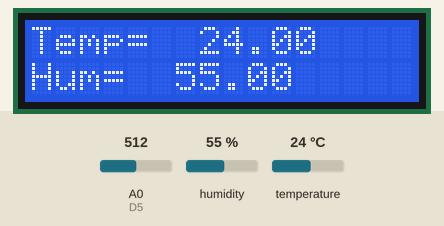
A sketch run on a simulated Arduino Uno, built with avr-gcc and run on an emulated ATmega328P. Shown: 16×2 character LCD. The inputs (shaded band) are chosen by the test bench; at power-on: humidity 55 %, temperature 24 °C, A0 (D5) = 512. What the sketch prints to the serial monitor is not drawn.

Above: at 2.9 s.
3.0 s: humidity set to 22 %
At 10.0 s:
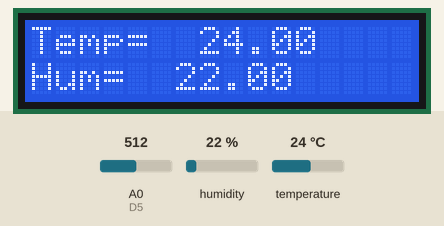
10.5 s: temperature set to 12 °C
At 17.3 s:
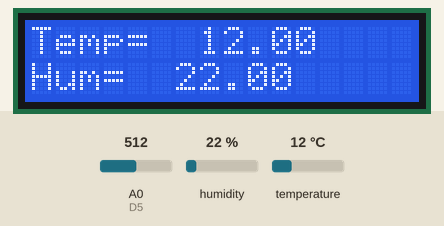
17.7 s: A0 (D5) set to 485
24.9 s: A0 (D5) set to 454
32.1 s: humidity set to 40 %
At 38.0 s:
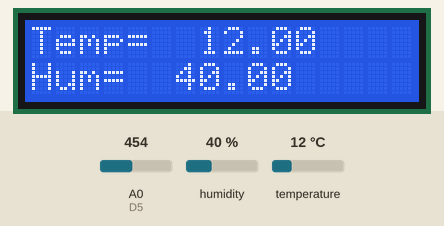
39.3 s: temperature set to 19 °C
At 45.3 s:
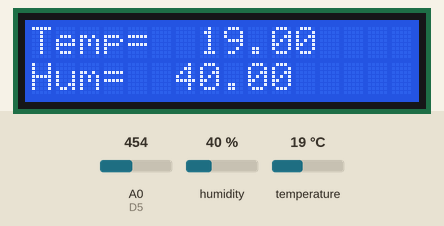
Timing chart, 0 to 46.8 s (numbered marks = the images above; inputs shaded):
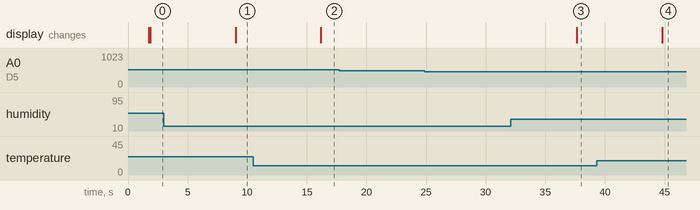

The sketch:

Proyecto_Interfaces_Adafruit.ino.ino
```cpp
#define D0 16
//#define D1 5 SCL para Display
//#define D2 4 SDA para Display
#define D3 0
#define D4 2
#define D5 14
#define D6 12
#define D7 13
#define D8 15

#include <Adafruit_Sensor.h>
#include <DHT.h>
#include <DHT_U.h>
#include <LiquidCrystal_I2C.h>

//Credenciales adafruit

#define IO_USERNAME  "jonloredo"
#define IO_KEY       "41a895c49a304c1eb9786a6900b6b54e"


//Credenciales Wifi

/******************************* WIFI **************************************/

/*#define WIFI_SSID   "Totalplay-549E"
#define WIFI_PASS   "549EC05675mRFp3U"*/

#define WIFI_SSID   "jonloredoWiFi"
#define WIFI_PASS   "labrador86"

#include "AdafruitIO_WiFi.h"

#if defined(USE_AIRLIFT) || defined(ADAFRUIT_METRO_M4_AIRLIFT_LITE)
  // Configure the pins used for the ESP32 connection
  #if !defined(SPIWIFI_SS) // if the wifi definition isnt in the board variant
    // Don't change the names of these #define's! they match the variant ones
    #define SPIWIFI SPI
    #define SPIWIFI_SS 10  // Chip select pin
    #define SPIWIFI_ACK 9  // a.k.a BUSY or READY pin
    #define ESP32_RESETN 6 // Reset pin
    #define ESP32_GPIO0 -1 // Not connected
  #endif
  AdafruitIO_WiFi io(IO_USERNAME, IO_KEY, WIFI_SSID, WIFI_PASS, SPIWIFI_SS, SPIWIFI_ACK, ESP32_RESETN, ESP32_GPIO0, &SPIWIFI);
#else
  AdafruitIO_WiFi io(IO_USERNAME, IO_KEY, WIFI_SSID, WIFI_PASS);
#endif

/**********************************************/

#define DHTTYPE DHT11

// DHT Sensor
uint8_t DHTPin = D5;

// Initialize DHT sensor.
DHT dht(DHTPin, DHTTYPE);


// set up the 'temperature' and 'humidity' feeds
AdafruitIO_Feed *temperatura2io = io.feed("temperatura_dht11");
AdafruitIO_Feed *humedad2io = io.feed("humedad_dht11");
// Adafruit riego
AdafruitIO_Feed *nriegosensor = io.feed("nivel_de_riego");

float temperatura_dht11;
float humedad_dht11;

//Variables riego
int value;
String n_riego;

LiquidCrystal_I2C lcd(0x3F, 16, 2); //Constructor LCD

void setup() {

  Serial.begin(115200);
  delay(100);

  pinMode(DHTPin, INPUT);

  dht.begin();

    // connect to io.adafruit.com
  Serial.println();
  Serial.println("Connecting to Adafruit IO");
  io.connect();

  // wait for a connection
  while(io.status() < AIO_CONNECTED) {
    Serial.print(".");
    delay(500);
  }

  // we are connected
  Serial.println();
  Serial.println(io.statusText());

  //Setup para LCD
  lcd.begin(16,2);
  lcd.init();
  lcd.backlight();

}

void loop() {

   // io.run(); is required for all sketches.
  // it should always be present at the top of your loop
  // function. it keeps the client connected to
  // io.adafruit.com, and processes any incoming data.
  io.run();

  temperatura_dht11 = dht.readTemperature(); // Gets the values of the temperature
  humedad_dht11 = dht.readHumidity(); // Gets the values of the humidity

  Serial.print("Temperatura: ");
  Serial.println(temperatura_dht11);

  Serial.print("Humedad: ");
  Serial.println(humedad_dht11);

  temperatura2io->save(temperatura_dht11);
  humedad2io->save(humedad_dht11);


  //Niveles de riego programa principal
  value= analogRead(A0);

   if(value<470){
    n_riego = String("Muy Alto");
    Serial.print("Nivel de Riego: ");
    Serial.println(n_riego);
   }
   if(value>=470 && value<610){
    n_riego = String("Alto");
    Serial.print("Nivel de Riego: ");
    Serial.println(n_riego);
   }
   if(value>=610 && value<750){
    n_riego = String("Bueno");
    Serial.print("Nivel de Riego: ");
    Serial.println(n_riego);
   }
    if(value>=750 && value<890){
    n_riego = String("Bajo");
    Serial.print("Nivel de Riego: ");
    Serial.println(n_riego);
   }
      if(value>=890 && value<=1024){
    n_riego = String("Muy Bajo");
    Serial.print("Nivel de Riego: ");
    Serial.println(n_riego);
   }
  nriegosensor->save(n_riego);

  //Funciones para LCD
  lcd.clear();

  lcd.setCursor(0, 0);
  lcd.print("Temp= ");
  lcd.setCursor(7, 0);
  lcd.print(temperatura_dht11);

  lcd.setCursor(0, 1);
  lcd.print("Hum= ");
  lcd.setCursor(6, 1);
  lcd.print(humedad_dht11);

  delay(7000);

}
```

Measured:
- after the input at 3.0 s, the display: changes after 6.0 s (image 1)
- after the input at 10.5 s, the display: changes after 5.7 s (image 2)
- after the input at 17.7 s, every drawn part: stays the same
- after the input at 24.9 s, every drawn part: stays the same
- after the input at 32.1 s, the display: changes after 5.5 s (image 3)
- after the input at 39.3 s, the display: changes after 5.5 s (image 4)
